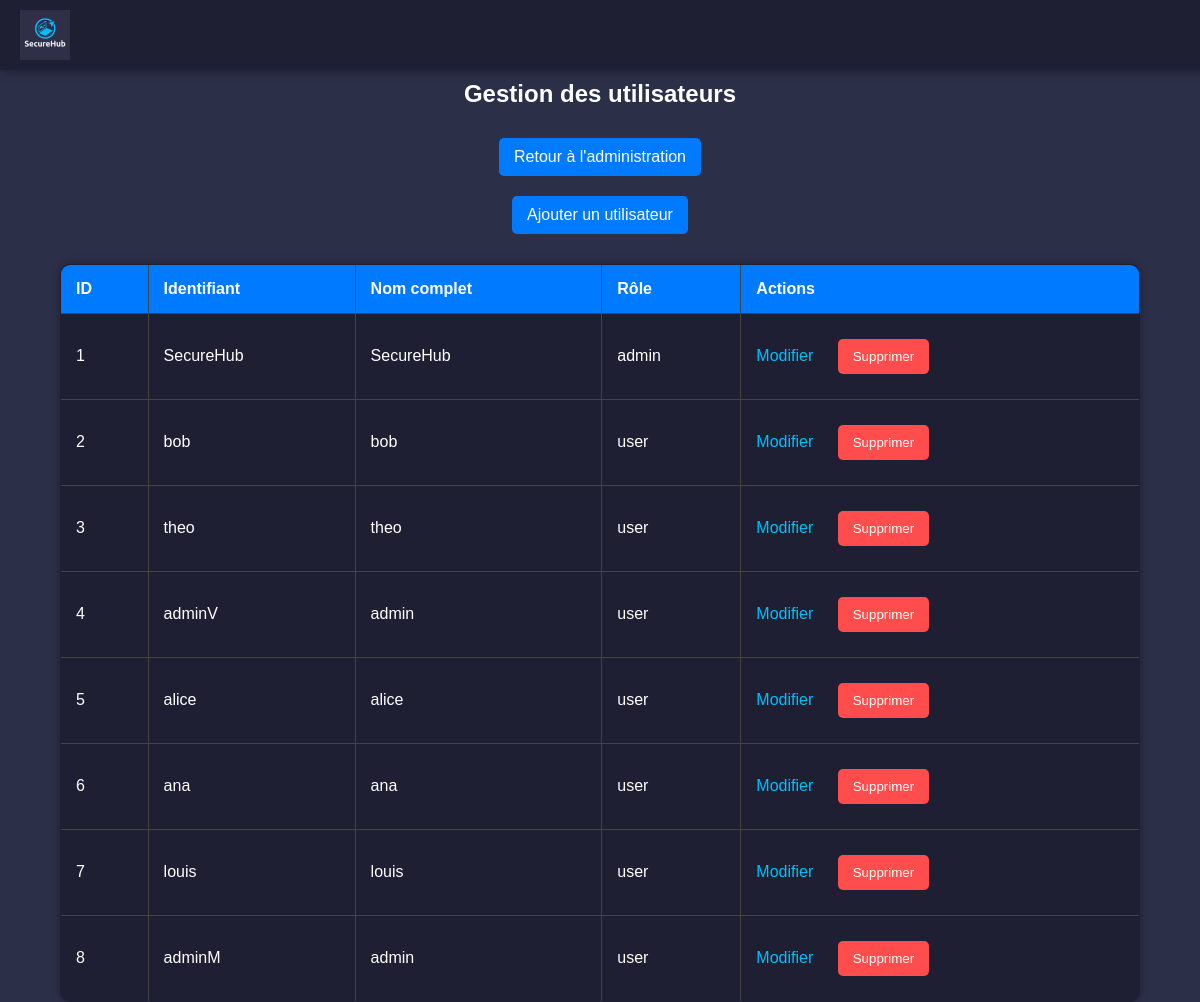
/admin/users (signed in), run on an earlier commit of the app's database.
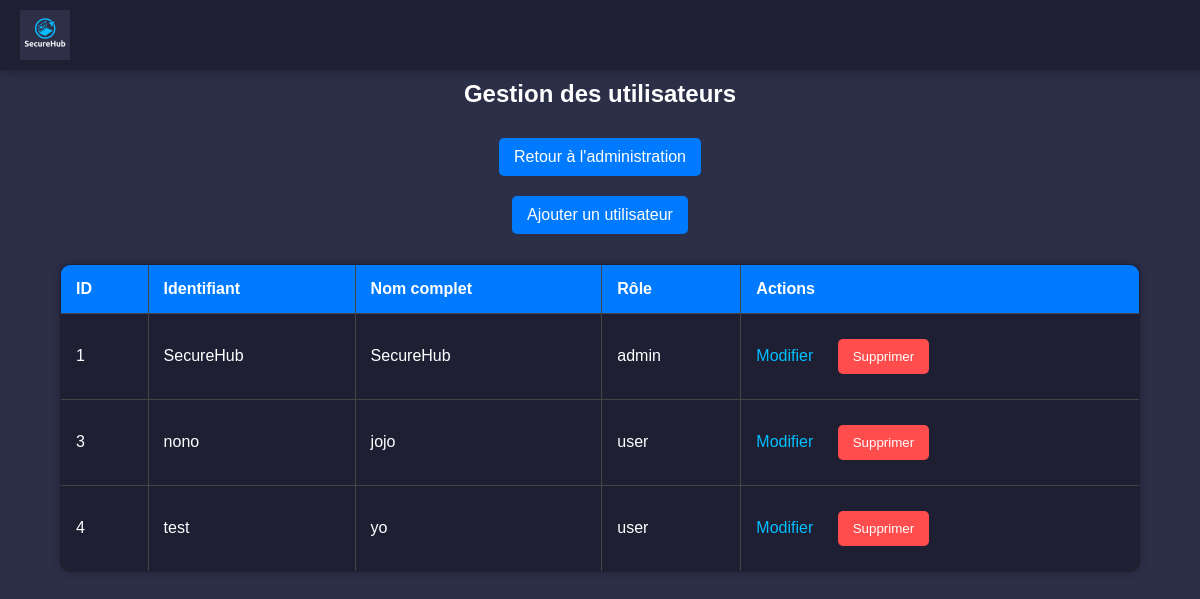
And on a later commit of the database.
### tables this page shows
CREATE TABLE users (
        id INTEGER PRIMARY KEY, 
        name VARCHAR(255) NOT NULL UNIQUE,
        fullname VARCHAR(255) NOT NULL,
        password VARCHAR(255) NOT NULL,
        role VARCHAR(50) NOT NULL DEFAULT 'user',
        is_password_changed BOOLEAN NOT NULL DEFAULT 0
    );

### Backend/app.py (the view)
@app.route('/admin/users', methods=['GET'])
def admin_users():
    if 'role' not in session or session['role'] != 'admin':
        flash("Accès interdit.", 'error')
        return redirect(url_for('login'))
    users = get_all_users()
    return render_template('admin_users_table.html', users=users)

### Backend/database.py (called while the page is built)
def get_all_users():
    with db.connect() as conn:
        result = conn.execute(text("SELECT * FROM users")).fetchall()
        return [dict(row) for row in result]

### Frontend/templates/admin_users_table.html (shortened to what this page needs)
<!DOCTYPE html>
<html lang="fr">
<head>
    <link rel="stylesheet" href="/static/css/styles_admin_table.css">
</head>
<body>
    <header>
        <img src="/static/img/SecureHub.png" alt="Logo SecureHub" class="logo">
    </header>
    <h2>Gestion des utilisateurs</h2>
    <a href="/admin" class="btn-back">Retour à l'administration</a>
    <a href="/admin/users/add" class="btn-add">Ajouter un utilisateur</a>
    <table>
        <thead>
            <tr>
                <th>ID</th>
                <th>Identifiant</th>
                <th>Nom complet</th>
                <th>Rôle</th>
                <th>Actions</th>
            </tr>
        </thead>
        <tbody>
            {% for user in users %}
            <tr>
                <td>{{ user.id }}</td>
                <td>{{ user.name }}</td>
                <td>{{ user.fullname }}</td>
                <td>{{ user.role }}</td>
                <td>
                    <a href="/admin/users/edit/{{ user.id }}">Modifier</a>
                    <form action="/admin/users/delete/{{ user.id }}" method="post" style="display:inline;">
                        <button type="submit" class="btn-delete" onclick="return confirm('Êtes-vous sûr de vouloir supprimer cet utilisateur ?');">Supprimer</button>
                    </form>
                </td>
            </tr>
            {% endfor %}
        </tbody>
    </table>
</body>
</html>

### Frontend/static/css/styles_admin_table.css (style rules this page uses)
body { font-family: Arial, sans-serif; background-color: #2c2f48; color: white; display: flex; flex-direction: column; align-items: center; height: 100vh; margin: 0; padding-top: 60px; }
header { position: fixed; top: 0; left: 0; width: 100%; background-color: #1e1f33; padding: 10px 20px; display: flex; align-items: center; box-shadow: 0 2px 10px rgba(0, 0, 0, 0.3); }
.logo { width: 50px; height: auto; }
table { width: 90%; border-collapse: collapse; margin-top: 20px; background-color: #1e1f33; color: white; border-radius: 10px; overflow: hidden; box-shadow: 0 0 10px rgba(0, 0, 0, 0.3); }
table, th, td { border: 1px solid #444; }
th, td { padding: 15px; text-align: left; }
th { background-color: #007bff; color: white; }
td a { color: #00bfff; text-decoration: none; margin-right: 10px; }
.btn-add, .btn-back, .btn-delete { display: inline-block; padding: 10px 15px; border-radius: 5px; text-decoration: none; color: white; background-color: #007bff; margin: 10px; text-align: center; cursor: pointer; border: none; }
.btn-delete { background-color: #ff4d4d; }

What changed in the data, as far as the page shows it:
removed users: id "2", name "bob", fullname "bob", role "user"
removed users: id "5", name "alice", fullname "alice", role "user"
removed users: id "6", name "ana", fullname "ana", role "user"
removed users: id "7", name "louis", fullname "louis", role "user"
removed users: id "8", name "adminM", fullname "admin", role "user"
changed users id 3: name "theo" → "nono"; fullname "theo" → "jojo"
changed users id 4: name "adminV" → "test"; fullname "admin" → "yo"
